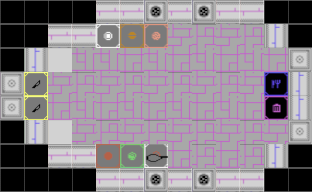

Tiled map render using the project's own tile images. Description and the whole map definition, tile-layer contents included, below:
An orthogonal 13x8 tile map with 24x24 px tiles, 1 tile layer (Tile Layer 1).

<map version="1.4" tiledversion="1.4.3" orientation="orthogonal" renderorder="right-down" width="13" height="8" tilewidth="24" tileheight="24" infinite="0" nextlayerid="2" nextobjectid="1">
 <tileset firstgid="1" source="BurgerMayhem.tsx" />
 <layer id="1" name="Tile Layer 1" width="13" height="8">
  <data encoding="csv">
1,1,1,1,139,139,205,139,205,139,139,1,1,
1,1,139,139,34,67,100,40,7,40,7,172,1,
1,172,331,73,73,106,73,106,73,106,73,106,238,
238,298,40,7,40,7,40,7,40,7,40,199,172,
238,298,106,73,106,73,106,73,106,73,106,232,172,
1,172,331,40,7,40,7,40,7,40,7,40,238,
1,1,139,139,133,166,265,106,7,106,7,172,1,
1,1,1,1,139,139,205,139,205,139,139,1,1
</data>
 </layer>
</map>
